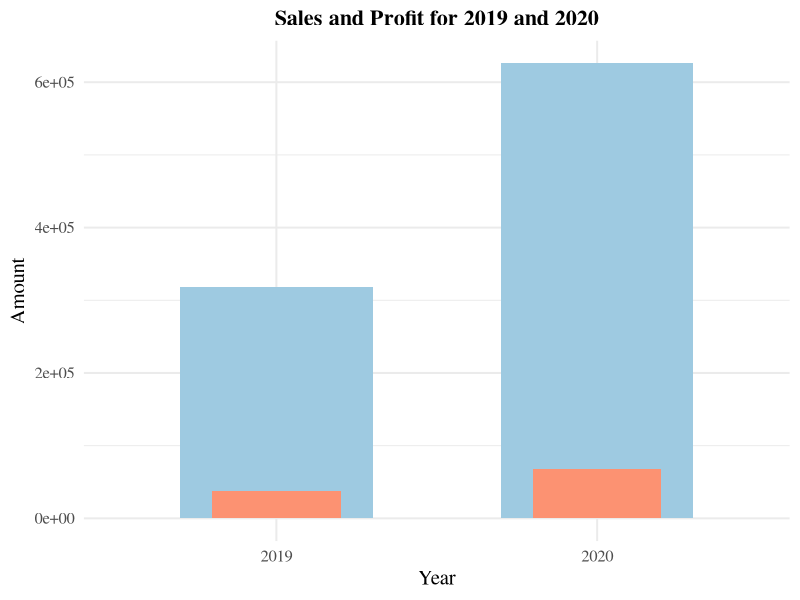
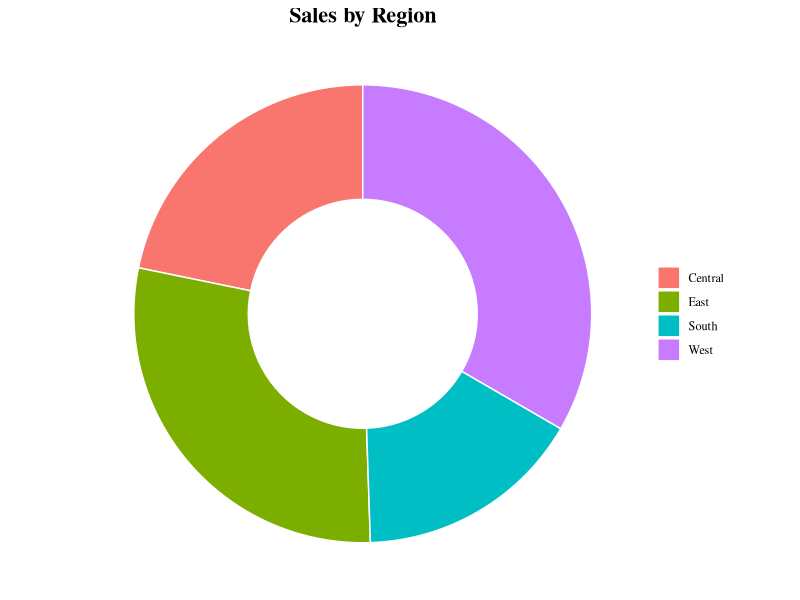
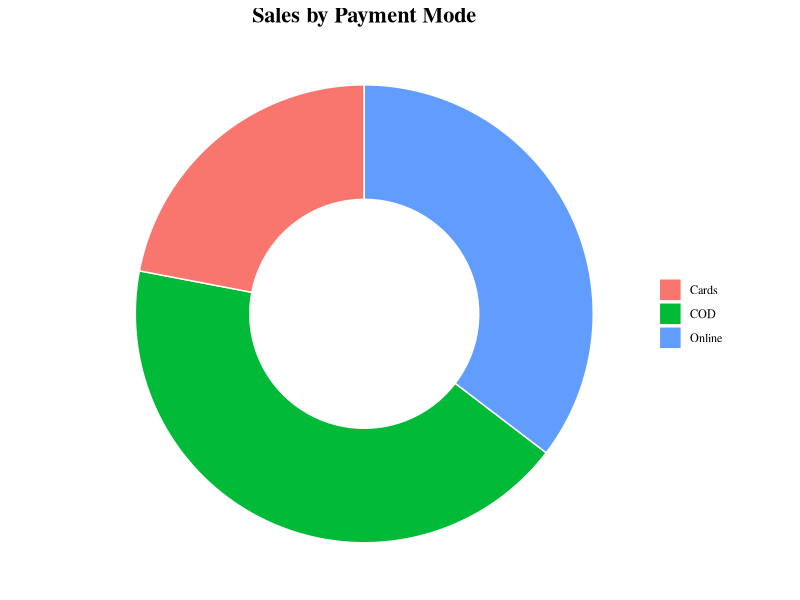
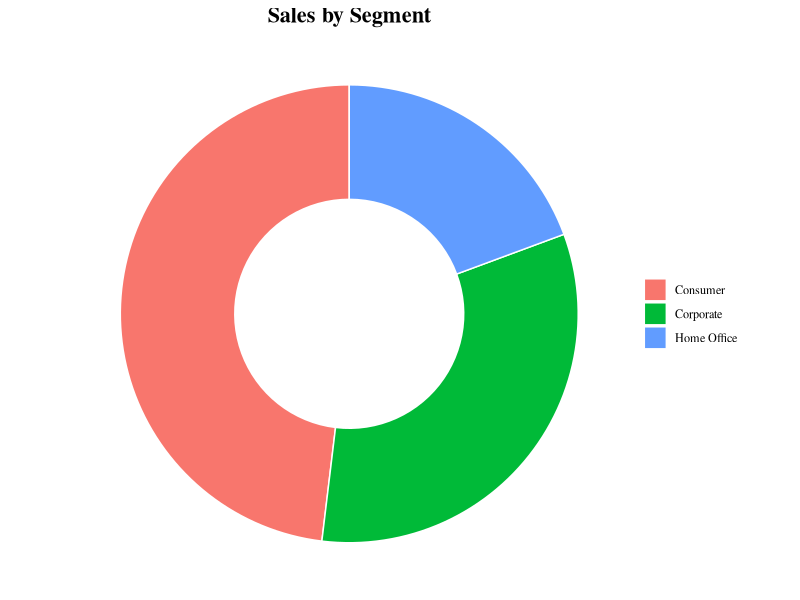
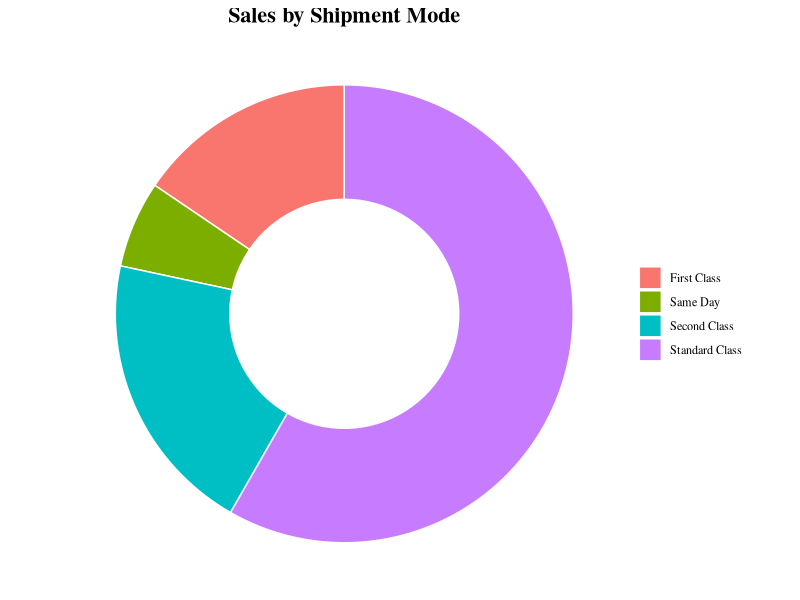
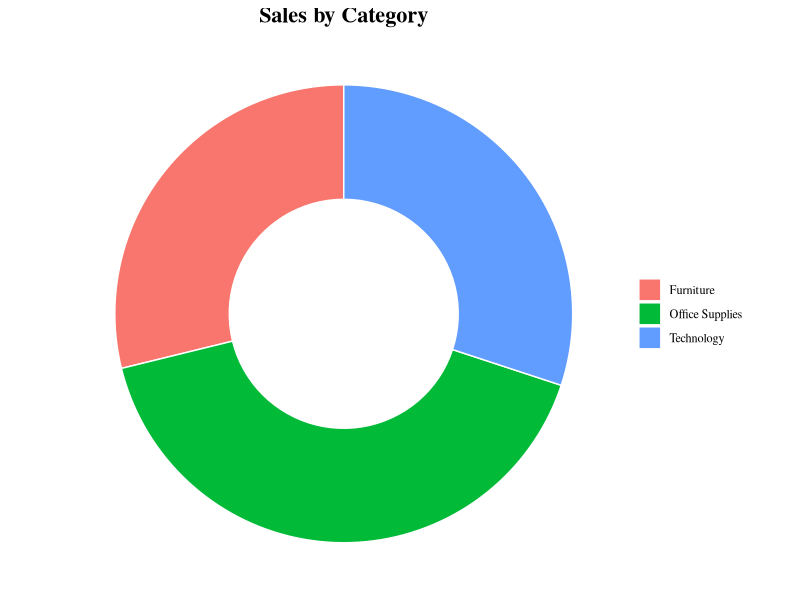
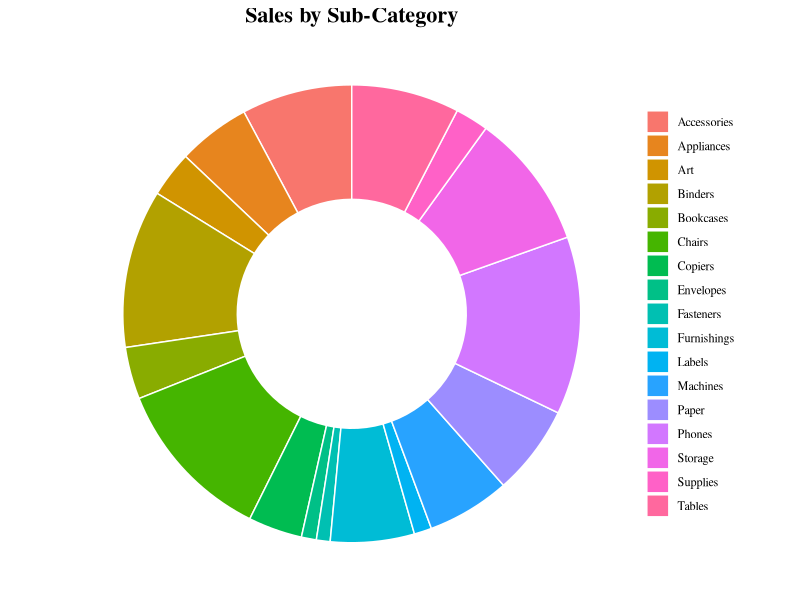
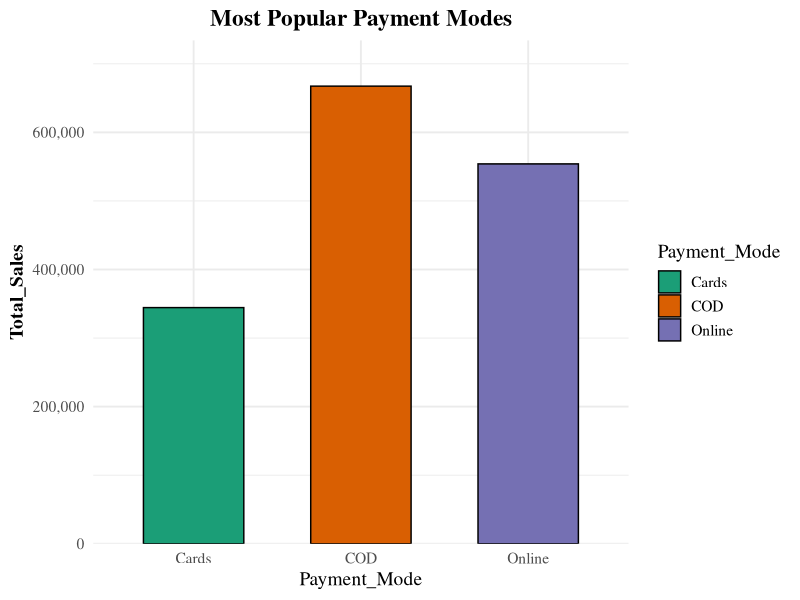

The R script that drew these images, in order:
install.packages("dplyr", "ggplot", "tidyr", "readr", "forcats")
install.packages("RColorBrewer")
library(RColorBrewer)
library(dplyr)
library(ggplot2)
library(tidyr)
library(readr)
library(forcats)

# Load the dataset
data <- read_csv("SuperStore_Sales_DataSet.csv")

data <- data %>%
  mutate(Order_Date = as.Date(Order_Date, format="%m/%d/%Y"),
         Ship_Date = as.Date(Ship_Date, format="%m/%d/%Y"),
         Sales = as.numeric(Sales),
         Quantity = as.numeric(Quantity),
         Profit = as.numeric(Profit)) %>%
  filter(!is.na(Sales), !is.na(Quantity), !is.na(Profit))

# A. Calculate metrics
total_orders <- nrow(data)
total_sales_inr <- sum(data$Sales) * 84.10  # Assuming 1 USD = 75 INR
average_product_quantity <- mean(data$Quantity)
average_delivery_days <- mean(as.numeric(data$Ship_Date - data$Order_Date))

# Print results
cat("Total Orders:", total_orders, "\n")
cat("Total Sales in Indian Rupees:", total_sales_inr, "\n")
cat("Average Product Quantity:", average_product_quantity, "\n")
cat("Average Delivery Days:", average_delivery_days, "\n")

# B. Create plots for Sales and Profit for 2019 and 2020
data_years <- data %>%
  filter(format(Order_Date, "%Y") %in% c("2019", "2020")) %>%
  group_by(year = format(Order_Date, "%Y")) %>%
  summarise(Total_Sales = sum(Sales), Total_Profit = sum(Profit))


ggplot(data_years, aes(x = year)) +
  geom_bar(aes(y = Total_Sales), stat = "identity", fill = brewer.pal(3, "Blues")[2], width = 0.6) +
  geom_bar(aes(y = Total_Profit), stat = "identity", fill = brewer.pal(3, "Reds")[2], width = 0.4) +
  labs(title = "Sales and Profit for 2019 and 2020", 
       y = "Amount", x = "Year") +
  theme_minimal(base_size = 15) + 
  theme(legend.position = "right",
        legend.title = element_blank(),
        text = element_text(family = "serif"),
        plot.title = element_text(hjust = 0.5, size = 16, face = "bold"))
  scale_y_continuous(labels = scales::comma)

# C. Create donut charts for various categories
sales_by_region <- data %>%
  group_by(Region) %>%
  summarise(Sales = sum(Sales))

sales_by_payment_mode <- data %>%
  group_by(Payment_Mode) %>%
  summarise(Sales = sum(Sales))

sales_by_segment <- data %>%
  group_by(Segment) %>%
  summarise(Sales = sum(Sales))

sales_by_shipment_mode <- data %>%
  group_by(Ship_Mode) %>%
  summarise(Sales = sum(Sales))

sales_by_category <- data %>%
  group_by(Category) %>%
  summarise(Sales = sum(Sales))

sales_by_sub_category <- data %>%
  group_by(Sub_Category) %>%
  summarise(Sales = sum(Sales))


# Function to create donut chart
create_donut_chart <- function(data, category, title) {
  ggplot(data, aes(x = 2, y = Sales, fill = !!sym(category))) + 
    geom_col(width = 1, color = "white") + 
    coord_polar(theta = "y") +
    xlim(0.5, 2.5) + # This makes it a donut chart instead of a pie chart
    theme_void() + 
    theme(legend.position = "right",
          legend.title = element_blank(),
          text = element_text(family = "serif"),
          plot.title = element_text(hjust = 0.5, size = 16, face = "bold")) +
    labs(title = title, fill = category)
}

# Plotting donut charts for each category
create_donut_chart(sales_by_region, "Region", "Sales by Region")
create_donut_chart(sales_by_payment_mode, "Payment_Mode", "Sales by Payment Mode")
create_donut_chart(sales_by_segment, "Segment", "Sales by Segment")
create_donut_chart(sales_by_shipment_mode, "Ship_Mode", "Sales by Shipment Mode")
create_donut_chart(sales_by_category, "Category", "Sales by Category")
create_donut_chart(sales_by_sub_category, "Sub_Category", "Sales by Sub-Category")

# D. Create stacked charts for various categories
popular_payment_modes <- data %>%
  group_by(Payment_Mode) %>%
  summarise(Total_Sales = sum(Sales), Total_Profit = sum(Profit))

product_segments <- data %>%
  group_by(Segment) %>%
  summarise(Total_Sales = sum(Sales))

categories_data <- data %>%
  group_by(Category) %>%
  summarise(Total_Sales = sum(Sales))

delivery_type_region <- data %>%
  group_by(Ship_Mode, Region) %>%
  summarise(Total_Sales = sum(Sales))

# Enhanced Stacked Bar Chart
create_stacked_bar_chart <- function(data, x_var, fill_var, title) {
  ggplot(data, aes_string(x = x_var, y = "Total_Sales", fill = fill_var)) + 
    geom_bar(stat = "identity", color = "black", width = 0.6) + 
    labs(title = title, x = x_var, fill = fill_var) + 
    theme_minimal(base_size = 14) +
    theme(text = element_text(family = "serif"),
          plot.title = element_text(hjust = 0.5, face = "bold"),
          axis.title.y = element_text(face = "bold")) +
    scale_y_continuous(labels = scales::comma, expand = expansion(mult = c(0, 0.1))) +
    scale_fill_brewer(palette = "Dark2")
}

# Create stacked bar charts
create_stacked_bar_chart(popular_payment_modes, "Payment_Mode", "Payment_Mode", "Most Popular Payment Modes")
create_stacked_bar_chart(product_segments, "Segment", "Segment", "Product Segments")
create_stacked_bar_chart(categories_data, "Category", "Category", "Categories")
create_stacked_bar_chart(delivery_type_region, "Ship_Mode", "Region", "Delivery Type by Region of Order")

# E. Create stacked chart for product features by payment methods
product_features_payment_modes <- data %>%
  group_by(Payment_Mode, Product_Name) %>%
  summarise(Total_Sales = sum(Sales))

create_stacked_bar_chart(product_features_payment_modes, "Product_Name", "Payment_Mode", "Product Features by Payment Methods")


# F. Create stacked chart for sales and profit analysis
top_sales_profit_payment_modes <- data %>%
  group_by(Payment_Mode) %>%
  summarise(Total_Sales = sum(Sales), Total_Profit = sum(Profit))

customer_segments_data <- data %>%
  group_by(Segment) %>%
  summarise(Total_Sales = sum(Sales), Total_Profit = sum(Profit))

product_categories_data <- data %>%
  group_by(Category) %>%
  summarise(Total_Sales = sum(Sales), Total_Profit = sum(Profit))

shipping_mode_region_data <- data %>%
  group_by(Ship_Mode, Region) %>%
  summarise(Total_Sales = sum(Sales), Total_Profit = sum(Profit))

create_stacked_bar_chart1 <- function(data, x_var, fill_var, title) {
  ggplot(data, aes_string(x = x_var, y = "Total_Sales", fill = fill_var)) + 
    geom_bar(stat = "identity", color = "black", width = 0.6) + 
    labs(title = title, x = x_var, fill = fill_var) + 
    theme_minimal(base_size = 14) +
    theme(text = element_text(family = "serif"),
          plot.title = element_text(hjust = 0.5, face = "bold"),
          axis.title.y = element_text(face = "bold")) +
    scale_y_continuous(labels = scales::comma, expand = expansion(mult = c(0, 0.1))) +
    scale_fill_gradient(low = "lightblue", high = "darkblue")  # Use gradient for continuous values
}

create_stacked_bar_chart1(top_sales_profit_payment_modes, "Payment_Mode", "Total_Sales", "Top Sales and Profit by Payment Modes")
create_stacked_bar_chart1(customer_segments_data, "Segment", "Total_Sales", "Customer_Segments")
create_stacked_bar_chart1(product_categories_data, "Category", "Total_Sales", "Product_Categories")
create_stacked_bar_chart(shipping_mode_region_data, "Ship_Mode", "Region", "Shipping Mode by Regions of Order")


install.packages("maps", "sf")
library(maps)
library(sf)

profit_by_state <- data %>%
  group_by(State) %>%
  summarise(Total_Profit = sum(Profit, na.rm = TRUE))

# Get US state map data
us_states <- map_data("state")

# Convert state names in both datasets to lowercase for matching
profit_by_state$State <- tolower(profit_by_state$State)
us_states$region <- tolower(us_states$region)

# Merge map data with profit data
map_data <- merge(us_states, profit_by_state, by.x = "region", by.y = "State", all.x = TRUE)

# Create a map with profit levels
ggplot(map_data, aes(x = long, y = lat, group = group, fill = Total_Profit)) +
  geom_polygon(color = "white", linewidth = 0.2) +  # Thinner borders for better clarity
  scale_fill_gradient(low = "lightyellow", high = "darkred", na.value = "gray90", name = "Profit") + 
  coord_fixed(1.3) + 
  labs(title = "Profit by States") +
  theme_void() +
  theme(text = element_text(family = "serif"),
        plot.title = element_text(hjust = 0.5, size = 18, face = "bold")) +
  geom_text(data = map_data %>%
              group_by(region) %>%
              summarise(long = mean(long), lat = mean(lat)),
            aes(label = region, x = long, y = lat), size = 2, color = "black", inherit.aes = FALSE)  # Add state names

# Top 10 Customers by Sales
top_customers_by_sales <- data %>%
  group_by(Customer_Name) %>%
  summarise(Total_Sales = sum(Sales, na.rm = TRUE)) %>%
  arrange(desc(Total_Sales)) %>%
  top_n(10)

# Plotting Top 10 Customers by Sales
ggplot(top_customers_by_sales, aes(x = reorder(Customer_Name, Total_Sales), y = Total_Sales)) +
  geom_col(fill = "steelblue", width = 0.6) +
  coord_flip() +
  labs(title = "Top 10 Customers by Sales", x = "Customer Name", y = "Total Sales") +
  theme_minimal(base_size = 14) +
  theme(text = element_text(family = "serif"),
        plot.title = element_text(hjust = 0.5, size = 16, face = "bold"),
        axis.title.y = element_text(face = "bold"))

# Top 10 Cities by Profit and Sales
top_cities_by_profit_sales <- data %>%
  group_by(City) %>%
  summarise(Total_Sales = sum(Sales, na.rm = TRUE), Total_Profit = sum(Profit, na.rm = TRUE)) %>%
  arrange(desc(Total_Sales)) %>%
  top_n(10)

# Plotting Top 10 Cities by Profit and Sales
ggplot(top_cities_by_profit_sales, aes(x = reorder(City, Total_Sales), y = Total_Sales, fill = Total_Profit)) +
  geom_col() +
  coord_flip() +
  labs(title = "Top 10 Cities by Profit and Sales", x = "City", y = "Total Sales") +
  scale_fill_gradient(low = "yellow", high = "red", name = "Profit") +
  theme_minimal()

# Top 10 Profit-Making Categories and Sub-Categories
top_profit_categories_subcategories <- data %>%
  group_by(Category, Sub_Category) %>%
  summarise(Total_Profit = sum(Profit, na.rm = TRUE)) %>%
  arrange(desc(Total_Profit)) %>%
  top_n(10)

# Plotting Top 10 Profit-Making Categories and Sub-Categories
ggplot(top_profit_categories_subcategories, aes(x = reorder(Sub_Category, Total_Profit), y = Total_Profit, fill = Category)) +
  geom_col(width = 0.6, color = "black") +
  coord_flip() +
  labs(title = "Top 10 Profit-Making Categories and Sub-Categories", x = "Sub-Category", y = "Total Profit") +
  theme_minimal(base_size = 14) +
  theme(text = element_text(family = "serif"),
        plot.title = element_text(hjust = 0.5, size = 16, face = "bold"),
        axis.title.y = element_text(face = "bold")) +
  scale_fill_brewer(palette = "Set2")

# Number of Category-Wise Returns
category_wise_returns <- data %>%
  filter(Returns == "Yes") %>%
  group_by(Category) %>%
  summarise(Num_Returns = n())

# Plotting Number of Category-Wise Returns
ggplot(category_wise_returns, aes(x = reorder(Category, Num_Returns), y = Num_Returns, fill = Category)) +
  geom_col(color = "black", width = 0.8) +
  labs(title = "Number of Category-Wise Returns", x = "Category", y = "Number of Returns") +
  theme_minimal(base_size = 10) +
  theme(text = element_text(family = "serif"),
        plot.title = element_text(hjust = 0.5, size = 16, face = "bold"),
        axis.title.y = element_text(face = "bold")) +
  scale_fill_brewer(palette = "Set1")
